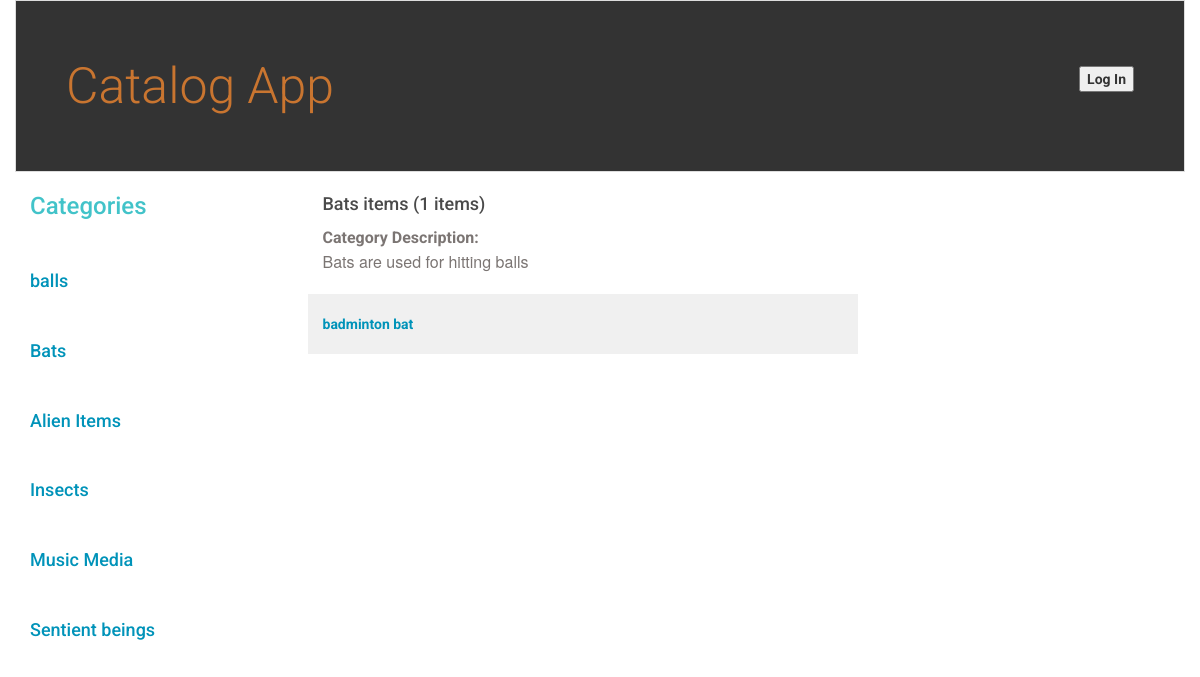
Screenshot of /catalog/Bats/items/ with the database file from the repository.
### database_setup.py (models this page shows, shortened)
class Category(Base):
    __tablename__ = 'category'
    id = Column(Integer, primary_key=True)
    name = Column(String(250), nullable=False)
    description = Column(String(500), nullable=False)

class Item(Base):
    __tablename__ = 'item'
    id = Column(Integer, primary_key=True)
    name = Column(String(250), nullable=False)
    description = Column(String(500), nullable=False)
    creation_time = Column(DateTime, default=datetime.datetime.utcnow)
    category_id = Column(Integer, ForeignKey('category.id'))
    category = relationship(Category, backref=backref('items', uselist = True))

### application.py (the view)
@app.route('/catalog/<path:category_name>/')
@app.route('/catalog/<path:category_name>/items/')
def showItems(category_name):
    session = create_session()
    categories = session.query(Category).all()
    category = session.query(Category).filter_by(name = category_name).one()
    items = session.query(Item).filter_by(category_id = category.id).all()
    numberOfItems = session.query(Item).filter_by(category_id = category.id).count()
    session.close()
    if 'username' not in login_session:
        return render_template('publicitems.html', items = items, numItems = numberOfItems, category = category, categories = categories)
    else:
        return render_template('items.html', items = items, numItems = numberOfItems, category = category, categories = categories)

### helper.py (called while the page is built)
def create_session():
    DB_engine = create_engine('sqlite:///catalog.db')
    Base.metadata.bind = DB_engine
    DBSession = sessionmaker(bind = DB_engine)
    return DBSession()

### templates/publicitems.html
{% extends "main.html" %}
{% block content %}
{% include "header.html" %}
<div class = 'row'>
  <div class = "col-md-3">
    <h2> Categories </h2>
    {% for category in categories %}
    <div class = 'categories padding-top'>
      <a href = {{url_for('showItems', category_name = category.name)}}><h4>{{category.name}}</h4></a>
    </div>
    {% endfor %}
  </div>
  <div class = 'col-md-6'>
    <h3> {{category.name}} items ({{numItems}} items) </h3>
    <p><strong> Category Description: </strong>
    <br>
     {{category.description}}
    </p>
    {% for i in items %}
      <div class = 'item-list'> <a href = {{url_for('showItemDetail', category_name = category.name, item_name = i.name)}}>  {{i.name}} </a> </div>
    {% endfor %}
  </div>
</div>
{% endblock %}

### static/styles.css (style rules this page uses)
* { font-family: "Helvetica Neue Bold", Roboto, Helvetica, Arial, sans-serif; font-weight: 700; }
h2 { font-size: 24px; color: #42C3C9; line-height: 29px; }
h3 { font-size: 18px; color: #4A4A4A; line-height: 23px; }
p { font-family: "Helvetica Neue", Roboto, Helvetica, Arial, sans-serif; font-size: 16px; color: #7B7573; line-height: 24px; font-weight: 400; }
strong { font-size: 16px; color: #7B7573; line-height: 24px; }
div { overflow: scroll; }
a { font-size: 14px; color: #0093B9; line-height: 17px; }
.padding-top { padding-top: 30px; }
.item-list { background: #F0F0F0; padding: 20px; margin: 20px; margin-left: -20px; }

### rows the page displays
Category: name "balls"
Category: name "Bats", description "Bats are used for hitting balls"
Category: name "Alien Items"
Category: name "Insects"
Category: name "Music Media"
Category: name "Sentient beings"
Item: name "badminton bat"

### other values shown
{{ numItems }} "1"
